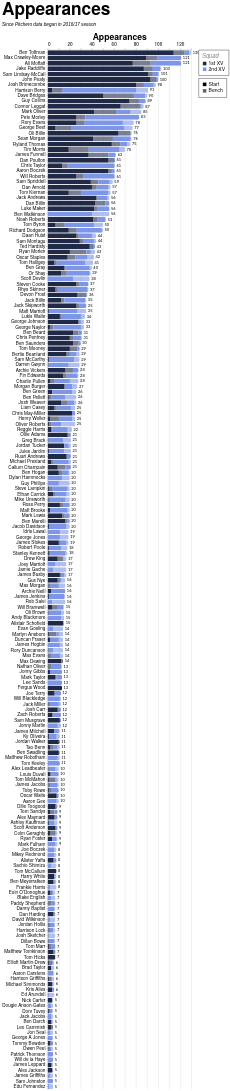

Specify this chart in Vega-Lite:
### Vega-Lite specification from a JSON file in a GitHub repository (floating-point values rounded to 4 significant figures; data arrays with more than 128 entries replaced by an {"elided": "..."} marker saying what was removed)
{"config": {"axis": {"labelFont": "PT Sans Narrow, Helvetica Neue, Helvetica, Arial, sans-serif", "titleFont": "PT Sans Narrow, Helvetica Neue, Helvetica, Arial, sans-serif", "labelFontSize": 13, "titleFontSize": 24, "gridColor": "#202947", "gridOpacity": 0.2, "zindex": 1}, "text": {"font": "Lato, sans-serif"}, "bar": {"cornerRadiusEnd": 5}, "header": {"labelFont": "PT Sans Narrow, Helvetica Neue, Helvetica, Arial, sans-serif", "titleFont": "PT Sans Narrow, Helvetica Neue, Helvetica, Arial, sans-serif", "labelFontSize": 24, "titleFontSize": 28, "labelFontWeight": "bold", "orient": "left"}, "legend": {"labelFont": "PT Sans Narrow, Helvetica Neue, Helvetica, Arial, sans-serif", "titleFont": "PT Sans Narrow, Helvetica Neue, Helvetica, Arial, sans-serif", "labelFontSize": 14, "titleFontSize": 16, "titlePadding": 5, "fillColor": "white", "strokeColor": "black", "padding": 10, "titleFontWeight": "lighter", "titleFontStyle": "italic", "titleColor": "gray", "offset": 10}, "title": {"font": "PT Sans Narrow, Helvetica Neue, Helvetica, Arial, sans-serif", "fontSize": 48, "fontWeight": "bold", "anchor": "start", "align": "center", "titlePadding": 20, "subtitlePadding": 10, "subtitleFontSize": 13, "subtitleColor": "", "subtitleFontStyle": "italic", "offset": 15, "color": "black"}, "axisX": {"labelAngle": 0}, "facet": {"title": null, "header": null, "align": {"row": "each", "column": "each"}, "spacing": 10}, "resolve": {"scale": {"y": "independent", "facet": "independent"}}, "background": "transparent", "scale": {"offsetBandPaddingOuter": 0.2, "offsetBandPaddingInner": 0.1}, "view": {"stroke": null, "background": "transparent"}}, "layer": [{"mark": {"type": "bar"}, "encoding": {"color": {"field": "squad", "legend": {"direction": "vertical", "labelExpr": "datum.value + ' XV'", "offset": 20, "orient": "right", "title": "Squad"}, "scale": {"domain": ["1st", "2nd"], "range": ["#202946", "#7d96e8"]}, "sort": ["1st", "2nd"], "type": "nominal"}, "opacity": {"field": "start", "legend": {"direction": "vertical", "offset": 20, "orient": "right", "title": null}, "scale": {"domain": ["Start", "Bench"], "range": [1.0, 0.6]}, "sort": ["Start", "Bench"], "type": "nominal"}, "order": {"field": "stack_order", "sort": "ascending", "type": "quantitative"}, "tooltip": [{"field": "player", "title": "Player", "type": "nominal"}, {"field": "squad", "title": "Squad", "type": "nominal"}, {"field": "start", "title": "Selection", "type": "nominal"}, {"aggregate": "sum", "field": "games", "title": "Games", "type": "quantitative"}, {"aggregate": "max", "field": "player_total", "title": "Total", "type": "quantitative"}], "x": {"aggregate": "sum", "axis": {"orient": "top", "title": "Appearances"}, "field": "games", "type": "quantitative"}, "y": {"field": "player", "sort": {"field": "player_total", "op": "max", "order": "descending"}, "title": null, "type": "nominal"}}}, {"mark": {"type": "text", "align": "left", "baseline": "middle", "color": "black", "dx": 4, "fontSize": 11}, "encoding": {"text": {"field": "total_games", "format": ".0f", "type": "quantitative"}, "x": {"axis": {"orient": "top", "title": "Appearances"}, "field": "total_games", "type": "quantitative"}, "y": {"field": "player", "sort": {"field": "player_total", "op": "max", "order": "descending"}, "title": null, "type": "nominal"}}, "transform": [{"aggregate": [{"op": "sum", "field": "games", "as": "total_games"}, {"op": "max", "field": "player_total", "as": "player_total"}], "groupby": ["player"]}]}], "data": {"name": "data-0f77bb5b05bcde1771358046dd1e2ff7"}, "height": {"step": 15}, "params": [{"name": "seasonParam", "value": []}, {"name": "gameTypesParam", "value": []}, {"name": "squadParam", "value": "All"}, {"name": "positionsParam", "value": []}, {"name": "minAppsParam", "value": 5}], "title": {"text": "Appearances", "subtitle": "Since Pitchero data began in 2016/17 season"}, "transform": [{"filter": "length(seasonParam) === 0 || indexof(seasonParam, datum.season) >= 0"}, {"filter": "length(gameTypesParam) === 0 || indexof(gameTypesParam, datum.game_type) >= 0"}, {"filter": "squadParam === \"All\" || datum.squad === squadParam"}, {"filter": "length(positionsParam) === 0 || indexof(positionsParam, datum.position) >= 0"}, {"joinaggregate": [{"op": "sum", "field": "games", "as": "player_total"}], "groupby": ["player"]}, {"filter": "datum.player_total >= minAppsParam"}], "width": 400, "$schema": "https://vega.github.io/schema/vega-lite/v5.20.1.json", "datasets": {"data-0f77bb5b05bcde1771358046dd1e2ff7": {"elided": "2377 records"}}}
